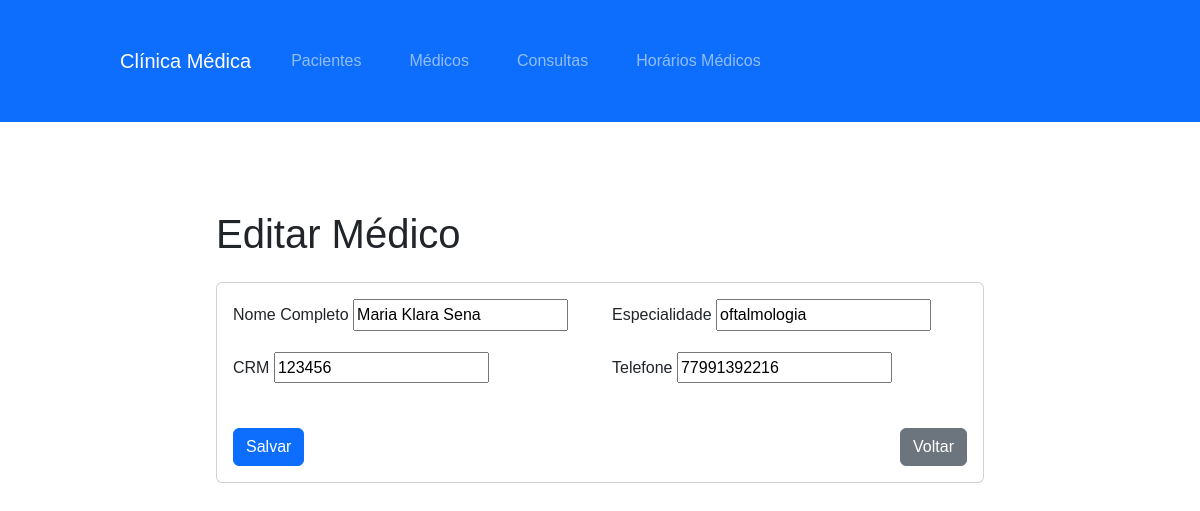
The page /medicos/1/editar/ on the database its author committed.
### agendamento/models.py (models this page shows, shortened)
class Medico(models.Model):
    nome = models.CharField(max_length=100)
    especialidade = models.CharField(max_length=50)
    crm = models.CharField(max_length=20, unique=True)
    telefone = models.CharField(max_length=20)

### agendamento/views.py (the view, shortened to what this page needs)
# urls.py: path('medicos/<int:pk>/editar/', views.MedicoUpdateView.as_view(), name='medico-update'),
class MedicoUpdateView(UpdateView):
    model = Medico
    form_class = MedicoForm
    template_name = 'agendamento/medico_form.html'
    success_url = reverse_lazy('medico_list')

### agendamento/forms.py
class MedicoForm(forms.ModelForm):
    class Meta:
        model = Medico
        fields = ['nome', 'especialidade', 'crm', 'telefone']
        widgets = {
            'telefone': forms.TextInput(attrs={'placeholder': '(99) 99999-9999'}),
        }

### agendamento/templates/agendamento/medico_form.html (shortened to what this page needs)
{% extends 'agendamento/base.html' %}
{% block content %}
<div class="container mt-4">
    <h1 class="mb-4">{% if form.instance.id %}Editar{% else %}Cadastrar{% endif %} Médico</h1>
    <div class="card">
        <div class="card-body">
            <form method="post">
                <div class="row">
                    <div class="col-md-6">
                        <div class="mb-3">
                            <label for="{{ form.nome.id_for_label }}" class="form-label">Nome Completo</label>
                            {{ form.nome }}
                        </div>
                    </div>
                    <div class="col-md-6">
                        <div class="mb-3">
                            <label for="{{ form.especialidade.id_for_label }}" class="form-label">Especialidade</label>
                            {{ form.especialidade }}
                        </div>
                    </div>
                </div>
                <div class="row">
                    <div class="col-md-6">
                        <div class="mb-3">
                            <label for="{{ form.crm.id_for_label }}" class="form-label">CRM</label>
                            {{ form.crm }}
                        </div>
                    </div>
                    <div class="col-md-6">
                        <div class="mb-3">
                            <label for="{{ form.telefone.id_for_label }}" class="form-label">Telefone</label>
                            {{ form.telefone }}
                        </div>
                    </div>
                </div>
                <div class="d-flex justify-content-between mt-4">
                    <button type="submit" class="btn btn-primary">
                         Salvar
                    </button>
                    <a href="{% url 'medico_list' %}" class="btn btn-secondary">
                         Voltar
                    </a>
                </div>
            </form>
        </div>
    </div>
</div>
{% endblock %}

### agendamento/templates/agendamento/base.html (style rules this page uses)
body { font-family: Arial, sans-serif; margin: 0; padding: 0; line-height: 1.6; }
.container { width: 80%; margin: auto; padding: 2rem 0; }
button { background: #0078d7; color: white; border: none; padding: 0.5rem 1rem; cursor: pointer; }

### rows shown on the page
Medico: nome "Maria Klara Sena", especialidade "oftalmologia", crm "123456", telefone "77991392216"
